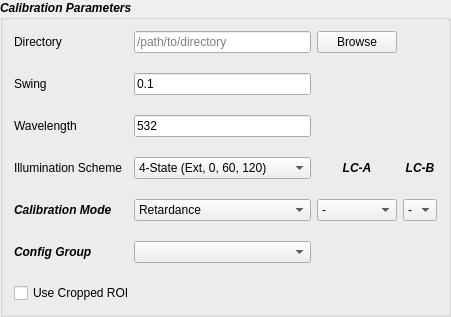
            <widget class="QGroupBox" name="calib_params">
             <property name="font">
              <font>
               <weight>75</weight>
               <italic>true</italic>
               <bold>true</bold>
              </font>
             </property>
             <property name="title">
              <string>Calibration Parameters</string>
             </property>
             <layout class="QGridLayout" name="gridLayout_2">
              <property name="verticalSpacing">
               <number>20</number>
              </property>
              <item row="5" column="4">
               <widget class="QComboBox" name="cb_lcb">
                <property name="font">
                 <font>
                  <weight>50</weight>
                  <italic>false</italic>
                  <bold>false</bold>
                 </font>
                </property>
                <property name="focusPolicy">
                 <enum>Qt::StrongFocus</enum>
                </property>
                <item>
                 <property name="text">
                  <string>-</string>
                 </property>
                </item>
               </widget>
              </item>
              <item row="0" column="2">
               <widget class="QLineEdit" name="le_directory">
                <property name="font">
                 <font>
                  <weight>50</weight>
                  <italic>false</italic>
                  <bold>false</bold>
                 </font>
                </property>
                <property name="text">
                 <string/>
                </property>
                <property name="placeholderText">
                 <string>/path/to/directory</string>
                </property>
               </widget>
              </item>
              <item row="4" column="2">
               <widget class="QComboBox" name="cb_calib_scheme">
                <property name="font">
                 <font>
                  <weight>50</weight>
                  <italic>false</italic>
                  <bold>false</bold>
                 </font>
                </property>
                <property name="focusPolicy">
                 <enum>Qt::StrongFocus</enum>
                </property>
                <item>
                 <property name="text">
                  <string>4-State (Ext, 0, 60, 120)</string>
                 </property>
                </item>
                <item>
                 <property name="text">
                  <string>5-State (Ext, 0, 45, 90, 135)</string>
                 </property>
                </item>
               </widget>
              </item>
              <item row="0" column="0">
               <widget class="QLabel" name="label_dir">
                <property name="font">
                 <font>
                  <weight>50</weight>
                  <italic>false</italic>
                  <bold>false</bold>
                 </font>
                </property>
                <property name="text">
                 <string>Directory</string>
                </property>
               </widget>
              </item>
              <item row="3" column="0">
               <widget class="QLabel" name="label_wavelength">
                <property name="font">
                 <font>
                  <weight>50</weight>
                  <italic>false</italic>
                  <bold>false</bold>
                 </font>
                </property>
                <property name="text">
                 <string>Wavelength</string>
                </property>
               </widget>
              </item>
              <item row="3" column="2">
               <widget class="QLineEdit" name="le_wavelength">
                <property name="font">
                 <font>
                  <weight>50</weight>
                  <italic>false</italic>
                  <bold>false</bold>
                 </font>
                </property>
                <property name="text">
                 <string>532</string>
                </property>
               </widget>
              </item>
              <item row="2" column="2">
               <widget class="QLineEdit" name="le_swing">
                <property name="font">
                 <font>
                  <weight>50</weight>
                  <italic>false</italic>
                  <bold>false</bold>
                 </font>
                </property>
                <property name="text">
                 <string>0.1</string>
                </property>
               </widget>
              </item>
              <item row="0" column="3">
               <widget class="QPushButton" name="qbutton_browse">
                <property name="font">
                 <font>
                  <weight>50</weight>
                  <italic>false</italic>
                  <bold>false</bold>
                 </font>
                </property>
                <property name="autoFillBackground">
                 <bool>false</bool>
                </property>
                <property name="text">
                 <string>Browse</string>
                </property>
                <property name="checkable">
                 <bool>false</bool>
                </property>
                <property name="default">
                 <bool>false</bool>
                </property>
               </widget>
              </item>
              <item row="4" column="0">
               <widget class="QLabel" name="label_scheme">
                <property name="font">
                 <font>
                  <weight>50</weight>
                  <italic>false</italic>
                  <bold>false</bold>
                 </font>
                </property>
                <property name="text">
                 <string>Illumination Scheme</string>
                </property>
               </widget>
              </item>
              <item row="2" column="0">
               <widget class="QLabel" name="label_swing">
                <property name="font">
                 <font>
                  <weight>50</weight>
                  <italic>false</italic>
                  <bold>false</bold>
                 </font>
                </property>
                <property name="text">
                 <string>Swing</string>
                </property>
               </widget>
              </item>
              <item row="7" column="0" colspan="3">
               <widget class="QCheckBox" name="chb_use_roi">
                <property name="font">
                 <font>
                  <weight>50</weight>
                  <italic>false</italic>
                  <bold>false</bold>
                 </font>
                </property>
                <property name="text">
                 <string>Use Cropped ROI</string>
                </property>
               </widget>
              </item>
              <item row="4" column="3">
               <widget class="QLabel" name="label_lca">
                <property name="text">
                 <string>LC-A</string>
                </property>
                <property name="alignment">
                 <set>Qt::AlignCenter</set>
                </property>
               </widget>
              </item>
              <item row="5" column="3">
               <widget class="QComboBox" name="cb_lca">
                <property name="font">
                 <font>
                  <weight>50</weight>
                  <italic>false</italic>
                  <bold>false</bold>
                 </font>
                </property>
                <property name="focusPolicy">
                 <enum>Qt::StrongFocus</enum>
                </property>
                <item>
                 <property name="text">
                  <string>-</string>
                 </property>
                </item>
               </widget>
              </item>
              <item row="4" column="4">
               <widget class="QLabel" name="label_lcb">
                <property name="text">
                 <string>LC-B</string>
                </property>
                <property name="alignment">
                 <set>Qt::AlignCenter</set>
                </property>
               </widget>
              </item>
              <item row="5" column="0">
               <widget class="QLabel" name="label_calib_mode">
                <property name="text">
                 <string>Calibration Mode</string>
                </property>
               </widget>
              </item>
              <item row="5" column="2">
               <widget class="QComboBox" name="cb_calib_mode">
                <property name="font">
                 <font>
                  <weight>50</weight>
                  <italic>false</italic>
                  <bold>false</bold>
                  <kerning>true</kerning>
                 </font>
                </property>
                <property name="focusPolicy">
                 <enum>Qt::StrongFocus</enum>
                </property>
                <item>
                 <property name="text">
                  <string>Retardance</string>
                 </property>
                </item>
                <item>
                 <property name="text">
                  <string>Voltage</string>
                 </property>
                </item>
               </widget>
              </item>
              <item row="6" column="0">
               <widget class="QLabel" name="label_cfg_group">
                <property name="text">
                 <string>Config Group</string>
                </property>
               </widget>
              </item>
              <item row="6" column="2">
               <widget class="QComboBox" name="cb_config_group">
                <property name="focusPolicy">
                 <enum>Qt::StrongFocus</enum>
                </property>
               </widget>
              </item>
             </layout>
            </widget>
